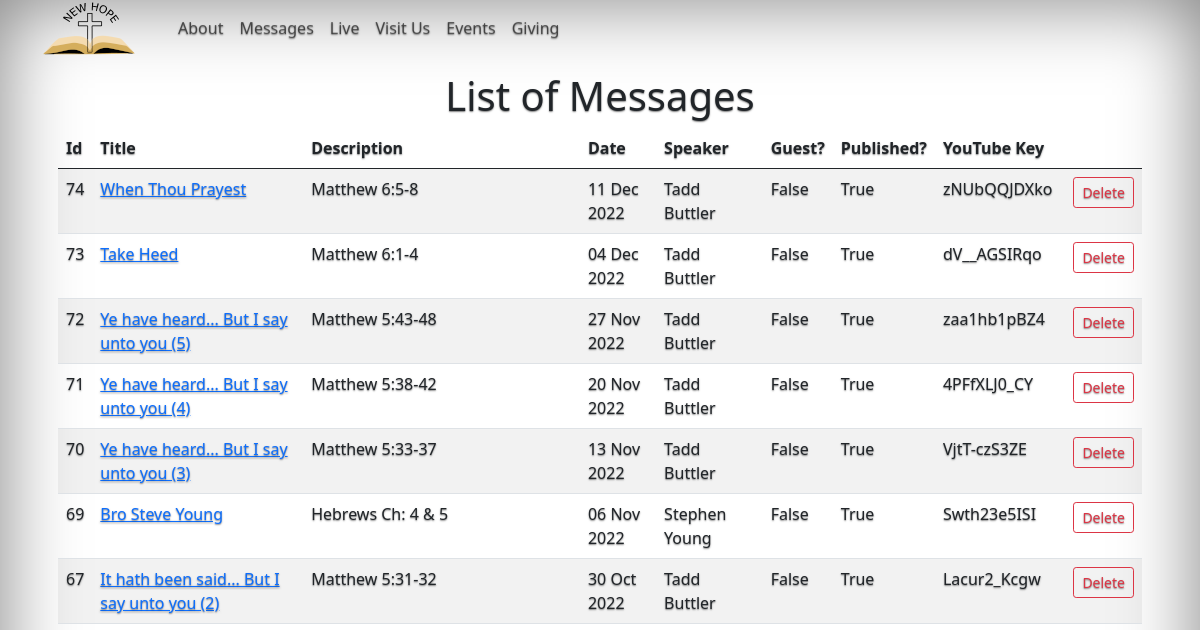
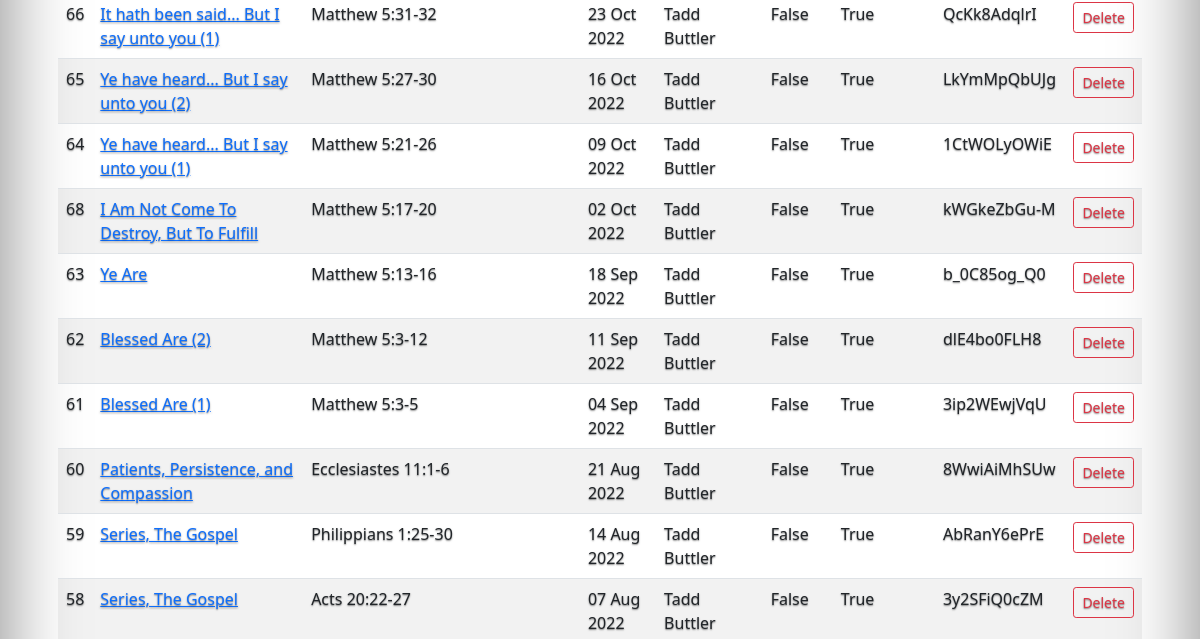
/list-messages (upper part), run on an earlier commit of the app's database (2 pictures, top to bottom).
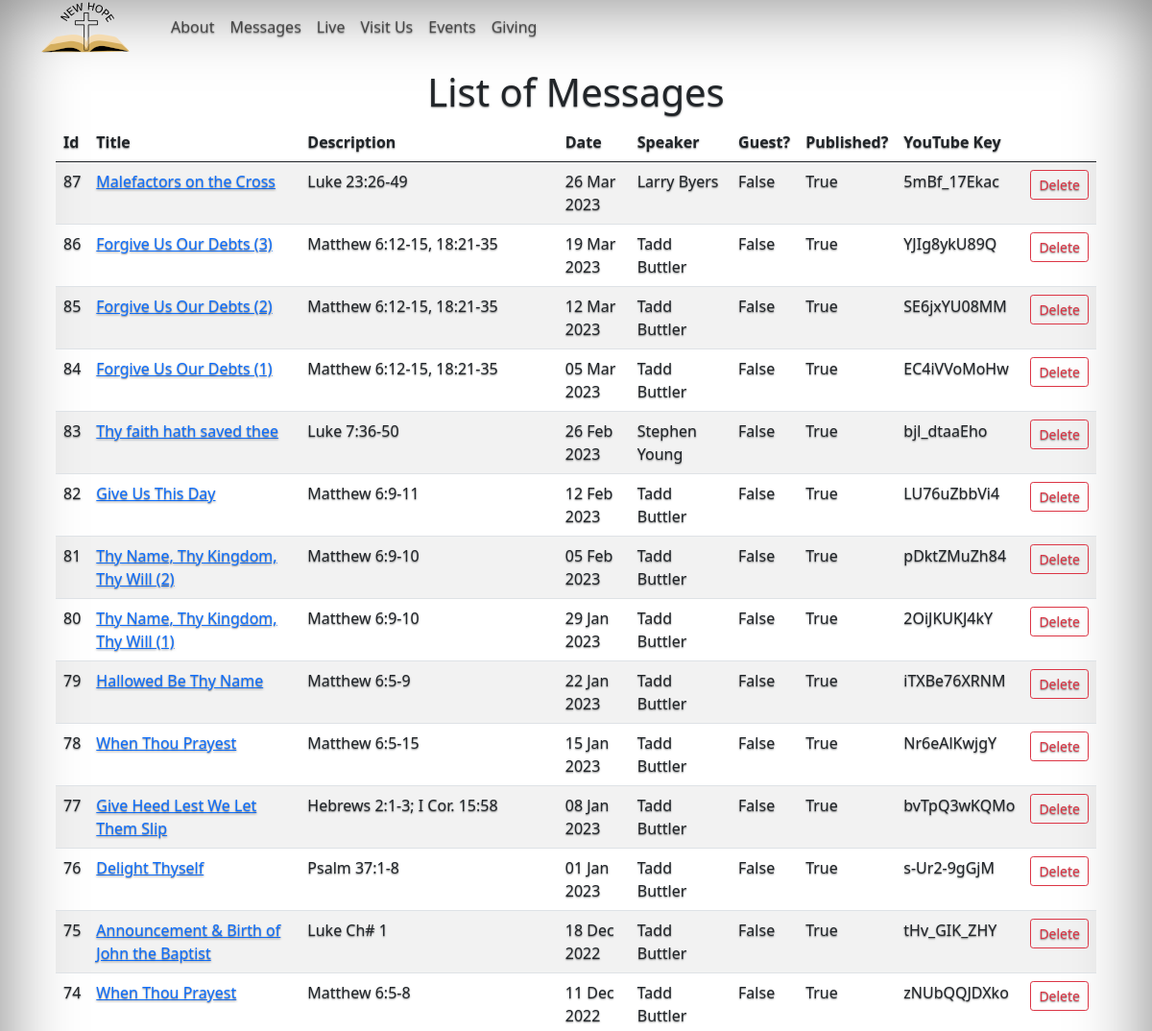
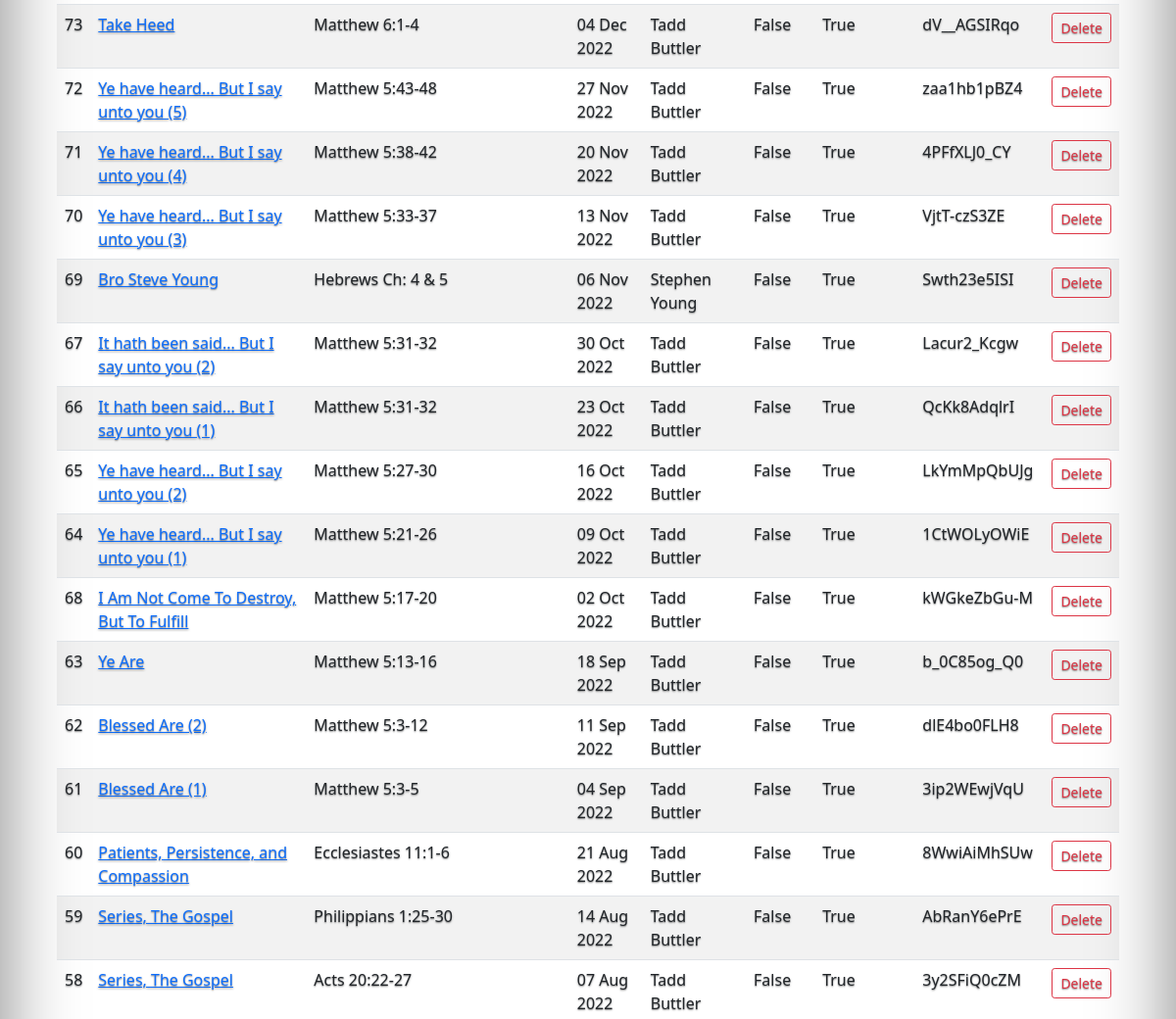
And on a later commit of the database (2 pictures, top to bottom).
### app/models.py (models this page shows, shortened)
class VideoMessage(db.Model):
    id = db.Column(db.Integer, primary_key=True)
    title = db.Column(db.String(128))
    description = db.Column(db.String(256))
    timestamp = db.Column(db.DateTime, index=True, default=datetime.utcnow)
    youtube_id = db.Column(db.String(256), unique=True)
    speaker_id = db.Column(db.Integer, db.ForeignKey('speaker.id'))
    is_published = db.Column(db.Boolean)

### app/routes.py (the view)
@app.route('/list-messages', methods=['GET'])
def list_messages():
    pageModel.messages = GetMessages()
    return render_template('list_messages.html', model = pageModel)

### app/routes.py (called while the page is built)
def MapMessage(sequence: int, message: VideoMessage, image: Image) -> Message:
    result = Message(message.id)
    result.title = message.title
    result.timestamp = message.timestamp
    result.description = message.description
    result.youtube_id = message.youtube_id
    result.speaker = f'{message.speaker.first_name} {message.speaker.last_name}'
    result.speaker_is_guest = message.speaker.is_guest
    result.speaker_icon_file_name = message.speaker.icon_file_name
    result.is_published = message.is_published
    result.sequence = sequence
    if bool(image):
        result.image_file = image.filename
        result.image_description = image.description
    return result

def GetMessages(count: int = 0, includeImages: bool = False):
    messages = []
    imageList = []
    if bool(count):
        messageList = VideoMessage.query.order_by(VideoMessage.timestamp.desc()).limit(count).all()
    else:
        messageList = VideoMessage.query.order_by(VideoMessage.timestamp.desc()).all()
    if includeImages:
        imageList = GetImages()
    index = 0
    numOfImages = len(imageList)
    app.logger.info(f'{len(messageList)} video message were retrieved to display.')
    for message in messageList:
        messages.append(MapMessage(
            index,
            message,
            None if index >= numOfImages else imageList[index])) # Add a default image?
        index = index + 1
    return messages

### app/templates/list_messages.html (shortened to what this page needs)
{% extends "base.html" %}
{% block content %}
<div class="row p-3 rounded">
    <div class="col-12">
        <h1 style="text-align: center;">List of Messages</h1>
        <div class="table-responsive">
        <table id="message-table" class="table table-striped table-hover">
            <thead>
                <th>Id</th>
                <th>Title</th>
                <th>Description</th>
                <th>Date</th>
                <th>Speaker</th>
                <th>Guest?</th>
                <th>Published?</th>
                <th>YouTube Key</th>
                <th></th>
            </thead>
            <tbody>
                {% for message in model.messages %}
                <tr>
                <td>{{ message.id }}</td>
                <td><a href="{{ url_for('update_message', id=message.id) }}">{{ message.title }}</a></td>
                <td>{{ message.description }}</td>
                <td>{{ message.timestamp.strftime('%d %b %Y') }}</td>
                <td>{{ message.speaker }}</td>
                <td>{{ message.speaker_is_guest }}</td>
                <td>{{ message.is_published }}</td>
                <td>{{ message.youtube_id }}</td>
                <td><a href="#" data-url="{{ url_for('delete_message', id=message.youtube_id) }}" data-title="{{ message.title }}" data-date="{{ message.timestamp.strftime('%d %b %Y') }}" class="btn btn-outline-danger btn-sm msg-delete" data-bs-toggle="modal" data-bs-target="#staticBackdrop">Delete</a></td>
                </tr>
                {% endfor %}
            </tbody>
        </table>
        </div>
    </div>
</div>
{% endblock %}

### app/templates/base.html (shortened to what this page needs)
<!doctype html>
<html lang="en" class="h-100">
<head>
    <link href="https://cdn.jsdelivr.net/npm/bootstrap@5.0.0-beta2/dist/css/bootstrap.min.css" rel="stylesheet"
>
    <link rel="stylesheet" href="https://cdn.jsdelivr.net/npm/bootstrap-icons@1.4.1/font/bootstrap-icons.css">
    <link rel="stylesheet" href="{{ url_for('static', filename='carousel.css') }}">
</head>
<body>
    <div class="container">
    <nav class="navbar navbar-expand-sm navbar-light fixed-topz bg-lightz rounded nh-navbar">
        <div class="container-fluid">
            <a id="home-icon" class="navbar-brand" href="{{ url_for('index') }}" style="width:100px"><span>&nbsp;</span></a>
            <div class="collapse navbar-collapse" id="navbarCollapse">
                <ul class="navbar-nav me-auto mb-2 mb-md-0">
                    <li class="nav-item">
                        <a class="nav-link" data-id="introduction" href="{{ url_for('introduction') }}">About</a>
                    </li>
                    <li class="nav-item">
                        <a class="nav-link" data-id="messages" href="{{ url_for('messages') }}">Messages</a>
                    </li>
                    <li class="nav-item">
                        <a class="nav-link" data-id="live" href="{{ url_for('live') }}">Live</a>
                    </li>
                    <li class="nav-item">
                        <a class="nav-link" data-id="services" href="{{ url_for('services') }}">Visit&nbsp;Us</a>
                    </li>
                    <li class="nav-item">
                        <a class="nav-link" data-id="events" href="{{ url_for('events') }}">Events</a>
                    </li>
                    <li class="nav-item">
                        <a class="nav-link" data-id="give" href="{{ url_for('donate') }}">Giving</a>
                    </li>
                </ul>
            </div>
        </div>
    </nav>
    </div>
    <div id="main-div" class="nh-main">
        <main id="main-container" class="container nh-container">
            {% block content %}{% endblock %}
        </main>
    </div>
    <br />
</body>
</html>

What changed in the data, as far as the page shows it:
added VideoMessage: id "87", title "Malefactors on the Cross", description "Luke 23:26-49", timestamp "26 Mar 2023", speaker "Larry Byers", speaker_is_guest "False", is_published "True", youtube_id "5mBf_17Ekac"
added VideoMessage: id "86", title "Forgive Us Our Debts (3)", description "Matthew 6:12-15, 18:21-35", timestamp "19 Mar 2023", speaker "Tadd Buttler", speaker_is_guest "False", is_published "True", youtube_id "YJIg8ykU89Q"
added VideoMessage: id "85", title "Forgive Us Our Debts (2)", description "Matthew 6:12-15, 18:21-35", timestamp "12 Mar 2023", speaker "Tadd Buttler", speaker_is_guest "False", is_published "True", youtube_id "SE6jxYU08MM"
added VideoMessage: id "84", title "Forgive Us Our Debts (1)", description "Matthew 6:12-15, 18:21-35", timestamp "05 Mar 2023", speaker "Tadd Buttler", speaker_is_guest "False", is_published "True", youtube_id "EC4iVVoMoHw"
added VideoMessage: id "83", title "Thy faith hath saved thee", description "Luke 7:36-50", timestamp "26 Feb 2023", speaker "Stephen Young", speaker_is_guest "False", is_published "True", youtube_id "bjl_dtaaEho"
added VideoMessage: id "82", title "Give Us This Day", description "Matthew 6:9-11", timestamp "12 Feb 2023", speaker "Tadd Buttler", speaker_is_guest "False", is_published "True", youtube_id "LU76uZbbVi4"
added VideoMessage: id "81", title "Thy Name, Thy Kingdom, Thy Will (2)", description "Matthew 6:9-10", timestamp "05 Feb 2023", speaker "Tadd Buttler", speaker_is_guest "False", is_published "True", youtube_id "pDktZMuZh84"
added VideoMessage: id "80", title "Thy Name, Thy Kingdom, Thy Will (1)", description "Matthew 6:9-10", timestamp "29 Jan 2023", speaker "Tadd Buttler", speaker_is_guest "False", is_published "True", youtube_id "2OiJKUKJ4kY"
added VideoMessage: id "79", title "Hallowed Be Thy Name", description "Matthew 6:5-9", timestamp "22 Jan 2023", speaker "Tadd Buttler", speaker_is_guest "False", is_published "True", youtube_id "iTXBe76XRNM"
added VideoMessage: id "78", title "When Thou Prayest", description "Matthew 6:5-15", timestamp "15 Jan 2023", speaker "Tadd Buttler", speaker_is_guest "False", is_published "True", youtube_id "Nr6eAlKwjgY"
added VideoMessage: id "77", title "Give Heed Lest We Let Them Slip", description "Hebrews 2:1-3; I Cor. 15:58", timestamp "08 Jan 2023", speaker "Tadd Buttler", speaker_is_guest "False", is_published "True", youtube_id "bvTpQ3wKQMo"
added VideoMessage: id "76", title "Delight Thyself", description "Psalm 37:1-8", timestamp "01 Jan 2023", speaker "Tadd Buttler", speaker_is_guest "False", is_published "True", youtube_id "s-Ur2-9gGjM"
added VideoMessage: id "75", title "Announcement & Birth of John the Baptist", description "Luke Ch# 1", timestamp "18 Dec 2022", speaker "Tadd Buttler", speaker_is_guest "False", is_published "True", youtube_id "tHv_GIK_ZHY"
